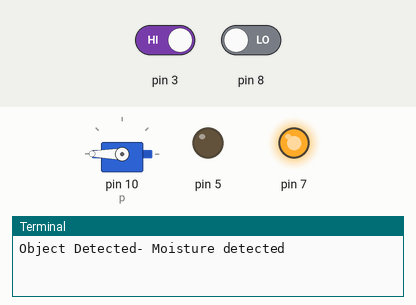
This program was run on a simulated Raspberry Pi (header pin numbers). Shown: servo, output pins drawn as LEDs (lit = HIGH), the last lines printed to the terminal. Inputs (shaded band) come from the test bench; at power-on: pin 8 LOW, pin 3 HIGH. Servo angles are drawn from the pulse width (0.5 ms = 0°, 2.5 ms = 180°).

Above: at 3.2 s.
3.3 s: pin 8 driven HIGH
16.0 s: pin 8 driven LOW
28.7 s: pin 3 driven LOW and pin 8 driven HIGH
At 33.4 s:
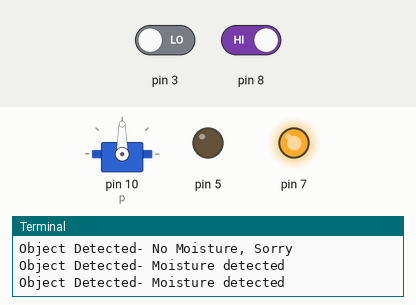
36.0 s: pin 3 driven HIGH
At 36.5 s:
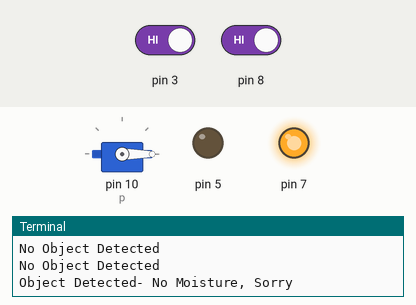
Timing chart, 0 to 48.0 s (numbered marks = the images above; inputs shaded):
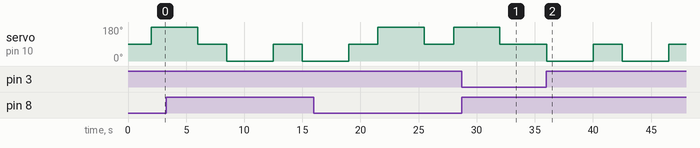

The program:

Senior_ExploProject.py
```python
import RPi.GPIO as GPIO
from time import sleep     # this lets us have a time delay (see line 15)
GPIO.setmode(GPIO.BOARD)     # set up BCM GPIO numbering
GPIO.setup(3, GPIO.IN)
GPIO.setup(8, GPIO.IN)
GPIO.setup(5, GPIO.OUT)
GPIO.setup(7, GPIO.OUT)
GPIO.setup(10, GPIO.OUT)
p = GPIO.PWM(10, 50)
p.start(0)

GPIO.output(5, False)
GPIO.output(7, True)

p.ChangeDutyCycle(7.5)    # Changes the pulse width to 12 (so moves the servo)
sleep(2)


def doStuff():
    if GPIO.input(8): # if port 25 == 1
        print "Object Detected- No Moisture, Sorry"
        p.ChangeDutyCycle(2.5)     # Changes the pulse width to 3 (so moves the servo)
        sleep(4)
        p.ChangeDutyCycle(7.5)    # Changes the pulse width to 12 (so moves the servo)
        sleep(2)
    else:
        print "Object Detected- Moisture detected"
        p.ChangeDutyCycle(12.5)     # Changes the pulse width to 3 (so moves the servo)
        sleep(4)
        p.ChangeDutyCycle(7.5)    # Changes the pulse width to 12 (so moves the servo)
        sleep(2)


try:
    while True:            # this will carry on until you hit CTRL+C
        if GPIO.input(3): # if port 25 == 1
            doStuff()
            sleep(0.5)
        else:
            print "No Object Detected"
            sleep(0.5)

finally:                   # this block will run no matter how the try block exits
    GPIO.cleanup()         # clean up after yourself
```

Measured:
- after the input at 28.7 s, servo on pin 10 (p): goes on until 32.0 s, then stays 90°
- after the input at 36.0 s, servo on pin 10 (p): alternates 90° for 2.5 s and 0° for 4.0 s, starting at once
- by itself, servo on pin 10 (p): alternates 180° for 4.0 s and 90° for 2.5 s
